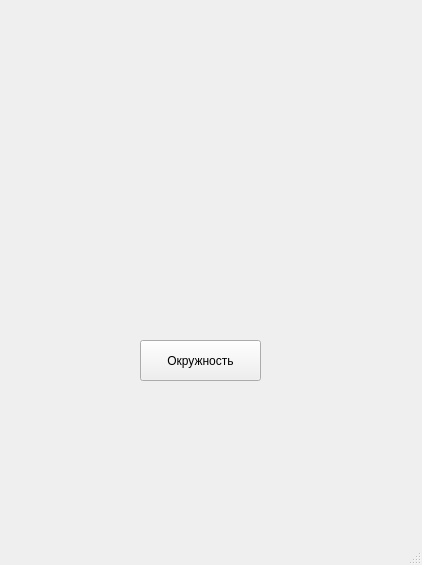
<?xml version="1.0" encoding="UTF-8"?>
<ui version="4.0">
 <class>MainWindow</class>
 <widget class="QMainWindow" name="MainWindow">
  <property name="geometry">
   <rect>
    <x>0</x>
    <y>0</y>
    <width>422</width>
    <height>565</height>
   </rect>
  </property>
  <property name="windowTitle">
   <string>MainWindow</string>
  </property>
  <widget class="QWidget" name="centralwidget">
   <widget class="QPushButton" name="pushButton">
    <property name="geometry">
     <rect>
      <x>140</x>
      <y>340</y>
      <width>121</width>
      <height>41</height>
     </rect>
    </property>
    <property name="text">
     <string>Окружность</string>
    </property>
   </widget>
  </widget>
  <widget class="QMenuBar" name="menubar">
   <property name="geometry">
    <rect>
     <x>0</x>
     <y>0</y>
     <width>422</width>
     <height>21</height>
    </rect>
   </property>
  </widget>
  <widget class="QStatusBar" name="statusbar"/>
 </widget>
 <resources/>
 <connections/>
</ui>
